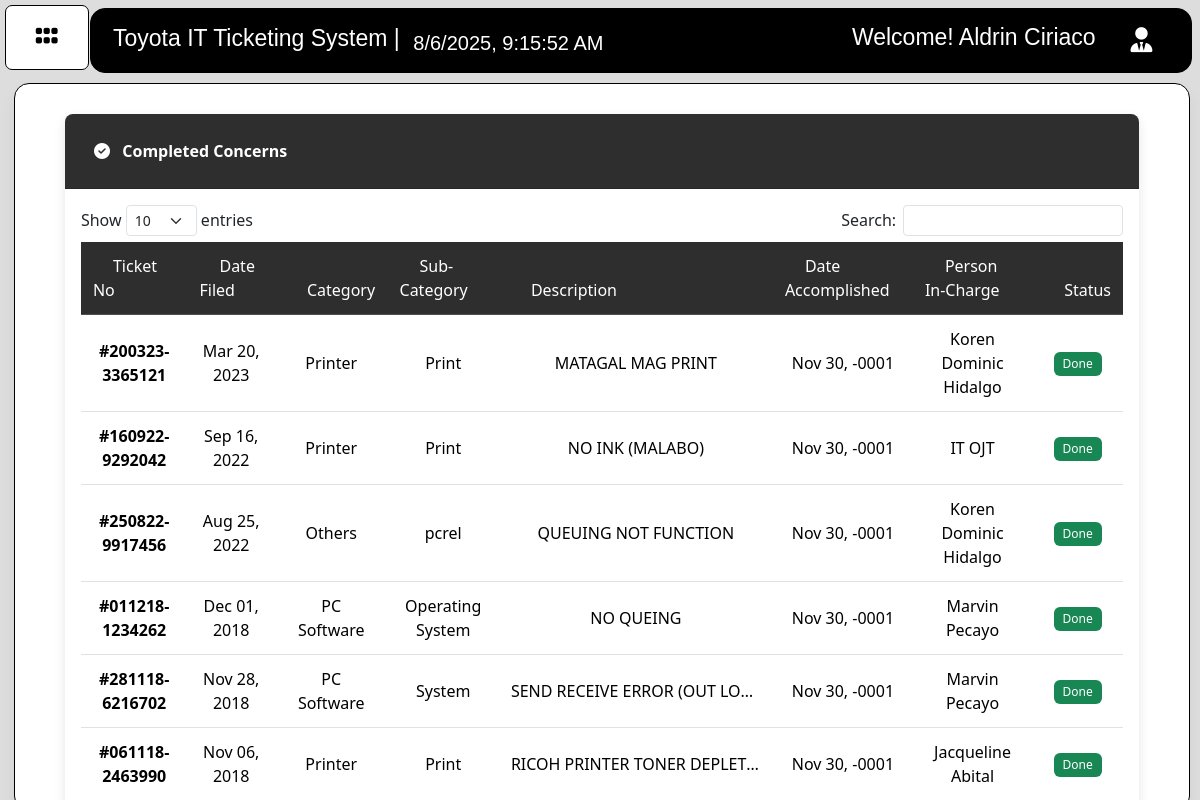
The page /user/user_history.php (signed in) on the database its author committed.
### tables this page shows
CREATE TABLE `concerns` (
  `id` int(11) NOT NULL,
  `ticket_no` varchar(100) NOT NULL,
  `name` varchar(100) NOT NULL,
  `department` varchar(50) NOT NULL,
  `con_date` datetime NOT NULL,
  `category` varchar(50) NOT NULL,
  `sub_cat` varchar(50) NOT NULL,
  `description` varchar(2000) NOT NULL,
  `date_accomplished` date NOT NULL,
  `status` varchar(10) NOT NULL,
  `stat` varchar(30) NOT NULL,
  `pic` varchar(50) NOT NULL,
  `seen_notif` int(11) NOT NULL,
  `concern_type` varchar(50) NOT NULL
);

### user/user_history.php (the view, shortened to what this page needs)
<?php
$name_q = $_SESSION['name'];
?>
<!DOCTYPE html>
<html lang="en">
<head>
    <link href="https://cdn.jsdelivr.net/npm/bootstrap@5.3.0/dist/css/bootstrap.min.css" rel="stylesheet">
    <link rel="stylesheet" href="https://cdn.datatables.net/1.13.6/css/dataTables.bootstrap5.min.css">
    <link rel="stylesheet" href="https://cdnjs.cloudflare.com/ajax/libs/font-awesome/6.4.0/css/all.min.css">
    <?php include 'user_nav.php'; ?>
</head>
<body>
    <div class="Container">
        <div class="row justify-content-center">
            <div class="col-lg-11">
                <div class="card">
                    <div class="card-header">
                        <i class="fas fa-check-circle me-2" style="color: white;"></i> Completed Concerns
                    </div>
                    <div class="card-body">
                        <div class="table-responsive">
                            <table id="tblConcerns" class="table table-hover align-middle" style="width:100%">
                                <thead class="table-dark">
                                    <tr>
                                        <th><i class=""></i> Ticket No</th>
                                        <th><i class=""></i> Date Filed</th>
                                        <th><i class=""></i> Category</th>
                                        <th><i class=""></i> Sub-Category</th>
                                        <th><i class=""></i> Description</th>
                                        <th><i class=""></i> Date Accomplished</th>
                                        <th><i class=""></i> Person In-Charge</th>
                                        <th><i class=""></i> Status</th>
                                    </tr>
                                </thead>
                                <tbody>
                                    <?php
                                    $sql = "SELECT id, ticket_no, con_date, category, sub_cat, description, date_accomplished, status, pic
                                            FROM concerns
                                            WHERE status = 'done' AND name = '$name_q'
                                            ORDER BY id DESC";
                                    $retval = mysqli_query($conn, $sql);
                                    if ($retval && $retval->num_rows > 0) {
                                        while ($row = $retval->fetch_assoc()) {
                                            echo "<tr>
                                                 <td class='ticket-no text-center fw-bold'>" . '#' . htmlspecialchars($row["ticket_no"]) . "</td>
                                                <td class='text-center'>" . date('M d, Y', strtotime(htmlspecialchars($row["con_date"]))) . "</td>
                                                <td class='text-center'>" . htmlspecialchars($row["category"]) . "</td>
                                                <td class='text-center'>" . htmlspecialchars($row["sub_cat"]) . "</td>
                                                <td class='description-cell' title='" . htmlspecialchars($row["description"]) . "'>
                                                    <div class='description-content'>" . htmlspecialchars($row["description"]) . "</div>
                                                </td>
                                                <td class='text-center'>" . (!empty($row["date_accomplished"]) ? date('M d, Y', strtotime(htmlspecialchars($row["date_accomplished"]))) : 'N/A') . "</td>
                                                <td class='text-center'>" . htmlspecialchars($row["pic"]) . "</td>
                                                <td class='text-center'><span class='badge bg-success'>" . ucfirst(htmlspecialchars($row["status"])) . "</span></td>
                                            </tr>";
                                        }
                                    }
                                    ?>
                                </tbody>
                            </table>
                        </div>
                    </div>
                </div>
            </div>
        </div>
    </div>
</body>
</html>

### user/user_nav.php (shortened to what this page needs)
<!DOCTYPE html>
<html lang="en">
<head>
    <link href="https://cdn.jsdelivr.net/npm/bootstrap@5.3.2/dist/css/bootstrap.min.css" rel="stylesheet">
    <link href="https://unpkg.com/tailwindcss@^1.0/dist/tailwind.min.css" rel="stylesheet">
    <link rel="stylesheet" href="https://unpkg.com/leaflet@1.9.4/dist/leaflet.css" />
</head>
<body>
    <div class="container">
        <h1 for="title" id="text-one">Toyota IT Ticketing System |</h1>
        <h1 id="datetime"></h1>
        <div class="navigation">
            <h1 style="display: inline-block; margin-right: 10px;">Welcome! <?php echo  $_SESSION['name']; ?></h1>
            <a class="button" onclick="logout()">
                <i class="fa-solid fa-user-tie"></i>
            </a>
        </div>
    </div>
    <div class="navbar">
        <div class="togglebtn">
            <button id="toggleNavButton" class="toggle-nav-button bg-transparent">
                <i class="fa-solid fa-grip"></i>
            </button>
        </div>
    </div>
</body>
</html>

### user/user_nav.php (style rules this page uses)
.container { border: 1px white solid; position: fixed; margin: 0.7%; right: 0; height: 65px; min-width: 82%; margin-left: 100px; background-color: black; border-radius: 15px; border: 1px black solid; display: flex; z-index: 1; }
h1 { margin: 3.5px; margin-top: 22px; margin-left: 10px; color: white; background-color: transparent; font-family: 'Rubik', sans-serif; font-size: 23px; font-family: 'Merriweather Sans', sans-serif; }
#text-one { font-family: 'Merriweather Sans', sans-serif; margin-top: 16px; font-size: 23px; }
#datetime { color: white; font-size: 20px; }
.navigation { position: absolute; margin-top: -7px; right: 5px; background-color: transparent; }
.navigation i { color: white; margin-left: -2px; font-size: 25px; background-color: transparent; margin-top: -1px; }
.button { text-decoration: none; float: right; padding: 12px; margin: 15px; width: 50px; background-color: transparent; transition: width .35s; -webkit-transition: width .35s; overflow: hidden; }
.navigation a { text-decoration: none; }
.navbar { position: fixed; width: 250px; height: 98.8%; background-color: #ffffff; font-family: 'Mulish', sans-serif; font-weight: 600; margin: 0.4%; border-radius: 15px; border: 1px black solid; }
a { color: black; cursor: pointer; }
.nav a, i { color: black; text-decoration: none; margin: 10px; }
.togglebtn { display: none; }
@media screen and (max-width: 1555px) and (min-width: 320px) { .container { max-width: 91.8%; } }
@media screen and (max-width: 1555px) and (min-width: 320px) { .toggle-nav-button, .togglebtn { display: block; } }
@media screen and (max-width: 1555px) and (min-width: 320px) { .navbar { width: 7%; height: 65px; border-radius: 15px; z-index: 1; border-radius: 7px; } }
@media screen and (max-width: 1555px) and (min-width: 320px) { .togglebtn { background-color: transparent; margin: auto; margin-top: 0%; text-align: center; font-size: 25px; } }

### user/user_history.php (style rules this page uses)
.Container { display: flex; flex-direction: column; background-color: white; width: 85.5%; height: 91%; position: fixed; right: 10px; margin-top: 83px; border: 1px solid black; border-radius: 15px; padding-bottom: 20px; box-shadow: 0 0.5rem 1rem rgba(0, 0, 0, 0.05); }
.description-content { overflow: hidden; text-overflow: ellipsis; white-space: nowrap; transition: all 0.3s ease; }
:root { --primary-blue: #2e2e2eff; --secondary-blue: #2e2e2eff; --light-gray: #f8f9fa; --dark-gray: #2e2e2eff; }
body { background-color: rgb(221, 221, 221); font-family: "Segoe UI", Tahoma, Geneva, Verdana, sans-serif; }
.card { border: none; border-radius: 0.5rem; box-shadow: 0 4px 12px rgba(0, 0, 0, 0.1); margin-top: 30px; }
.card-header { background-color: var(--primary-blue); color: white; font-weight: 600; padding: 1.2rem; border-radius: 0.5rem 0.5rem 0 0 !important; }
.table thead th { background-color: var(--dark-gray); color: white; font-weight: 500; padding: 0.75rem; text-align: center; }
.table tbody td { padding: 0.75rem; text-align: center; }
.ticket-no { color: var(--primary-blue); font-weight: bold; }
.table thead th { text-align: center; }
.description-cell { max-width: 250px; }
.description-content { white-space: nowrap; overflow: hidden; text-overflow: ellipsis; }
.badge { font-weight: 500; padding: 0.5em 0.75em; }
@media screen and (max-width: 1555px) and (min-width: 320px) { .Container { width: 98%; } }

### rows shown on the page
concerns: ticket_no "200323-3365121", con_date "Mar 20, 2023", category "Printer", sub_cat "Print", description "MATAGAL MAG PRINT", date_accomplished "Nov 30, -0001", pic "Koren Dominic Hidalgo", status "Done"
concerns: ticket_no "160922-9292042", con_date "Sep 16, 2022", category "Printer", sub_cat "Print", description "NO INK (MALABO)", date_accomplished "Nov 30, -0001", pic "IT OJT", status "Done"
concerns: ticket_no "250822-9917456", con_date "Aug 25, 2022", category "Others", sub_cat "pcrel", description "QUEUING NOT FUNCTION", date_accomplished "Nov 30, -0001", pic "Koren Dominic Hidalgo", status "Done"
concerns: ticket_no "011218-1234262", con_date "Dec 01, 2018", category "PC Software", sub_cat "Operating System", description "NO QUEING", date_accomplished "Nov 30, -0001", pic "Marvin Pecayo", status "Done"
concerns: ticket_no "281118-6216702", con_date "Nov 28, 2018", category "PC Software", sub_cat "System", description "SEND RECEIVE ERROR (OUT LO…", date_accomplished "Nov 30, -0001", pic "Marvin Pecayo", status "Done"
concerns: ticket_no "061118-2463990", con_date "Nov 06, 2018", category "Printer", sub_cat "Print", description "RICOH PRINTER TONER DEPLET…", date_accomplished "Nov 30, -0001", pic "Jacqueline Abital", status "Done"

### other values the page prints
$_SESSION['name'] "Aldrin Ciriaco"
